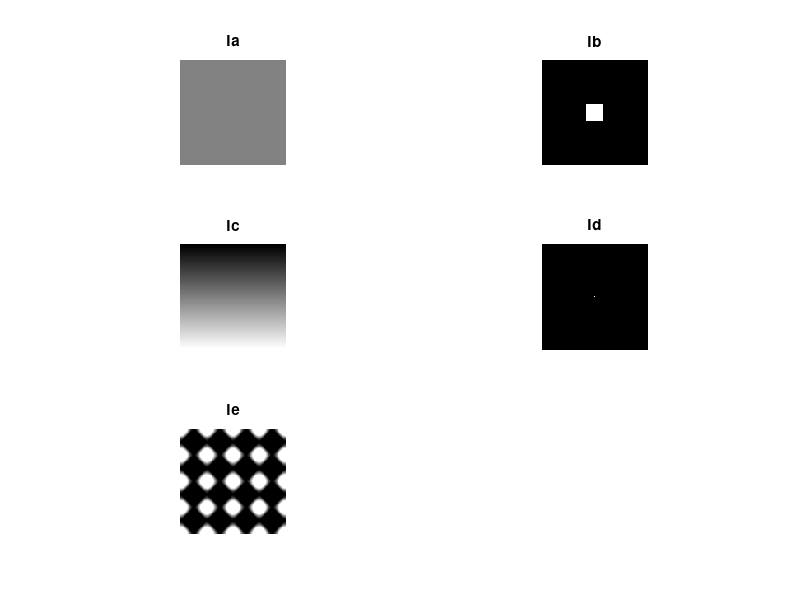
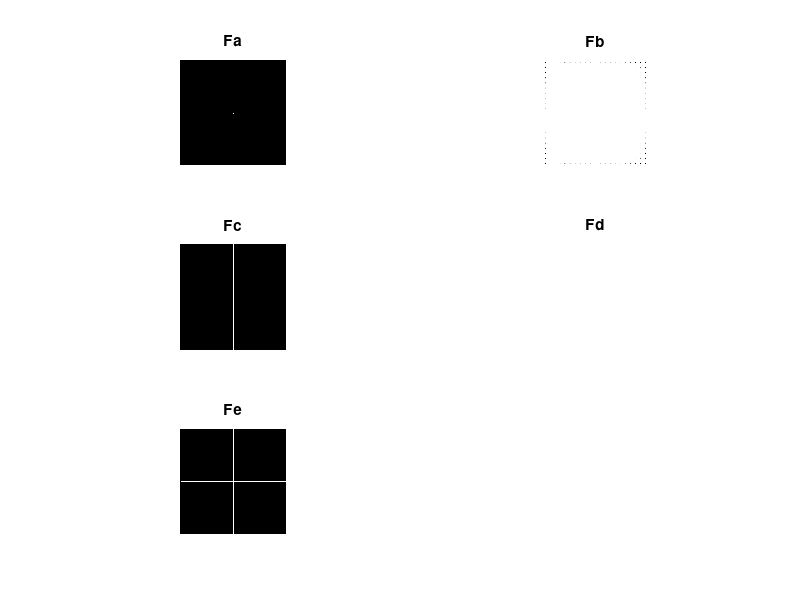

MATLAB code for these plots, in order: (Note: this script raises an error after producing the figures.)
%%
%task 1
close all;
clear all;
disp('task1')
z = zeros(128);
Ia = ones(128)*0.5*255;
Ib = z;
Ib(54:74,54:74) =255;
Ic = repmat(linspace(0,1,128)'*255,1,128);
Id = z;
Id(64,64) = 255;
x = cos(2*pi*4*linspace(0,1,128))*255;
y = cos(2*pi*4*linspace(0,1,128))*255;
[X,Y] = meshgrid(x,y);
Ie=X+Y;
figure;
subplot(321), imshow(uint8(Ia)), title('Ia');
subplot(322), imshow(uint8(Ib)), title('Ib');
subplot(323), imshow(uint8(Ic)), title('Ic');
subplot(324), imshow(uint8(Id)), title('Id');
subplot(325), imshow(uint8(Ie)), title('Ie');
%%
%task 2

disp('task2')
Fa = fft2(Ia);
Fb = fft2(Ib);
Fc = fft2(Ic);
Fd = fft2(Id);
Fe = fft2(Ie);
Fa = fftshift(Fa);
Fb = fftshift(Fb);
Fc = fftshift(Fc);
Fd = fftshift(Fd);
Fe = fftshift(Fe);

Fa_spec = log(abs(Fa)+0.0001);
Fb_spec = log(abs(Fb)+0.0001);
Fc_spec = log(abs(Fc)+0.0001);
Fd_spec = log(abs(Fd)+0.0001);
Fe_spec = log(abs(Fe)+0.0001);

figure;
subplot(321), imshow(Fa_spec), title('Fa');
subplot(322), imshow(Fb_spec), title('Fb');
subplot(323), imshow(Fc_spec), title('Fc');
subplot(324), imshow(Fd_spec), title('Fd');
subplot(325), imshow(Fe_spec), title('Fe');
disp('frequency distribution and directions')

%%
%task 3
disp('task3')
I = imread('cameraman.tif');
f = BWLPfilter(I, 20, 2);
f1 = 1-f;
F = fft2(I);
Fc = fftshift(F);
G1 = f.*Fc;

G2 = f1.*Fc;
gi = ifft2(ifftshift(G1));
gi2 = ifft2(ifftshift(G2));
g = real(gi);
g2 = real(gi2);
figure;
colormap('gray')
imagesc(g)
figure;
colormap('gray')
imagesc(g2)




